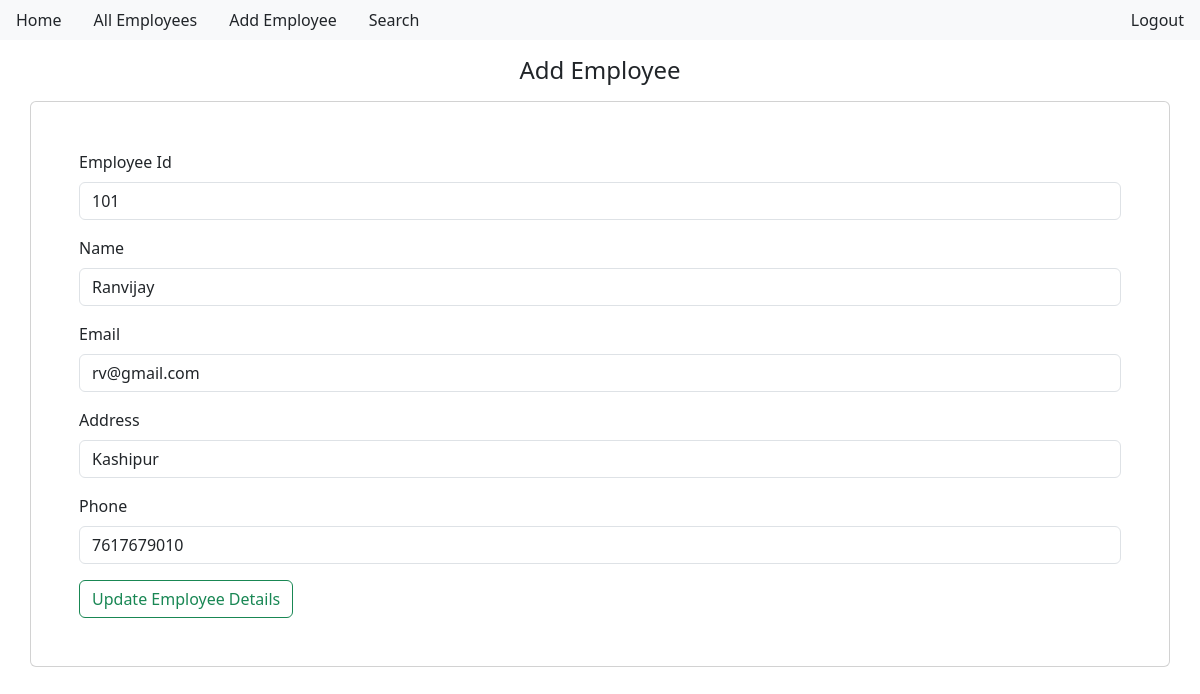
Page /updateemployee/7/ on the committed database.
### ems/models.py (models this page shows)
class Employee(models.Model):
    employeeId = models.CharField(max_length=20)
    name = models.CharField(max_length=50)
    email = models.CharField(max_length=50)
    designation = models.CharField(max_length=50)
    address = models.CharField(max_length=100)
    phone = models.CharField(max_length=20)

### ems/views.py (the view)
# urls.py: path("updateemployee/<int:empid>/", views.updateemployee, name="updateemployee"),
def updateemployee(request, empid):
    e = Employee.objects.get(pk = empid)
    return render(request, "ems/updateemployee.html", {"singleemp": e})

### ems/templates/ems/updateemployee.html (shortened to what this page needs)
{% extends 'base.html' %}
{% block content %}
<h4 class="text-center mt-3">Add Employee</h4>
<div class="container card p-5 mt-3 mb-3">
<form action="/doupdateemployee/{{singleemp.id}}/" method="POST">
    <div class="mb-3">
      <label for="employeeId" class="form-label">Employee Id</label>
      <input type="text" class="form-control" name="employeeId" value="{{singleemp.employeeId}}" readonly>
    </div>
    <div class="mb-3">
        <label for="name" class="form-label">Name</label>
        <input type="text" class="form-control" name="employeeName" value="{{singleemp.name}}">
      </div>
      <div class="mb-3">
        <label for="email" class="form-label">Email</label>
        <input type="text" class="form-control" name="employeeEmail" value="{{singleemp.email}}">
      </div>
      <div class="mb-3">
        <label for="address" class="form-label">Address</label>
        <input type="text" class="form-control" name="employeeAddress" value="{{singleemp.address}}">
      </div>
      <div class="mb-3">
        <label for="phone" class="form-label">Phone</label>
        <input type="text" class="form-control" name="employeePhone" value="{{singleemp.phone}}">
      </div>
      <div>
        <button type="submit" class="btn btn-outline-success">Update Employee Details</button>
      </div>
  </form>
</div>
{% endblock content %}

### rows in the picture
Employee: employeeId "101", employeeName "Ranvijay", employeeEmail "rv@gmail.com", employeeAddress "Kashipur", employeePhone "7617679010"
